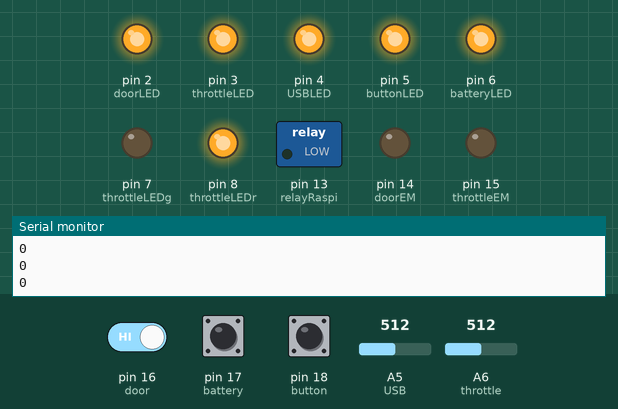
Bench run of a sketch on a simulated Arduino Nano, built with avr-gcc and run on an emulated ATmega328P. Parts: switched loads named in the sketch (green lamp = pin HIGH), output pins drawn as LEDs (lit = HIGH), the last lines printed to the serial monitor. The test bench sets the inputs (shaded band); at power-on: A5 (USB) = 512, A6 (throttle) = 512, pin 16 (door) HIGH, pin 17 (battery) HIGH, pin 18 (button) HIGH.

Above: at 1.3 s.
1.4 s: A5 (USB) set to 110
2.9 s: A5 (USB) set to 94
At 4.0 s:
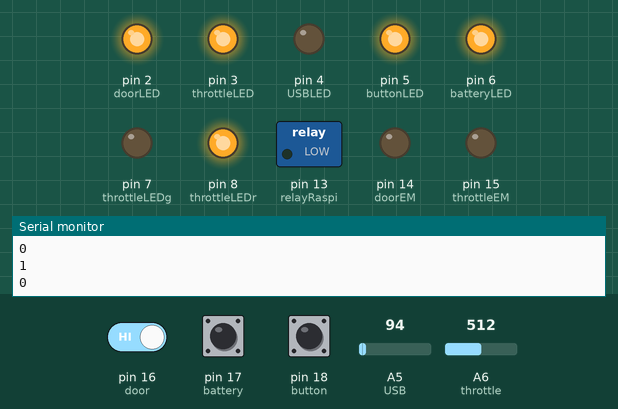
4.5 s: A6 (throttle) set to 986
6.0 s: A6 (throttle) set to 1018
At 6.4 s:
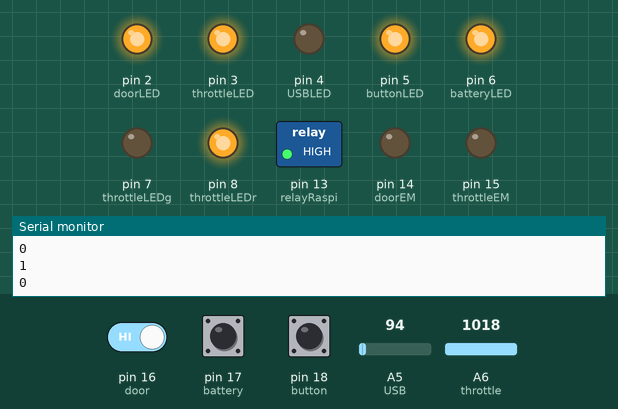
At 21.4 s:
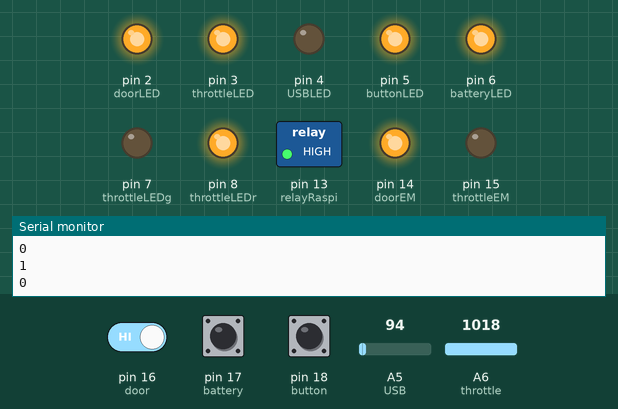
Timing chart, 0 to 22.5 s (numbered marks = the images above; inputs shaded):
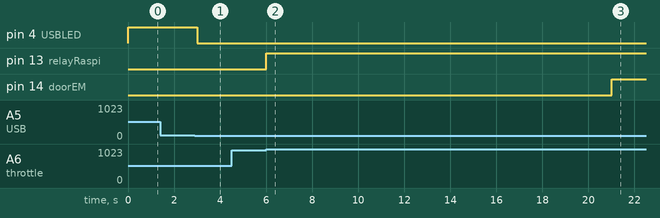

Measured:
- the behaviour switches between 100 and 99 on A5 (USB) (found by bisection; images 0 and 1)
- the behaviour switches between 999 and 1000 on A6 (throttle) (found by bisection; images 1 and 2)
- after the input at 2.9 s, pin 4 (USBLED): HIGH → LOW after 0.10 s
- after the input at 6.0 s, pin 13 (relayRaspi): LOW → HIGH at once; pin 14 (doorEM): LOW → HIGH after 15.0 s

The sketch:

breakout-space-ship-central.ino
```cpp
int progress = 0;
/////PINS/////
int doorLED = 2;
int throttleLED = 3;
int USBLED = 4;
int buttonLED = 5;
int batteryLED = 6;
int throttleLEDg = 7;
int throttleLEDr = 8;
int relayRaspi = 13;
int doorEM = 14;
int throttleEM = 15;
int door = 16;
int battery = 17;
int button = 18;
int USB = A5;
int throttle = A6;

/////STATES/////
int stateDoor;
int stateThrottle;
int stateButton;
int stateUSB;
int stateBattery;


void setup() {

  Serial.begin(9600);

  pinMode(doorLED, OUTPUT);
  pinMode(throttleLED, OUTPUT);
  pinMode(USBLED, OUTPUT);
  pinMode(buttonLED, OUTPUT);
  pinMode(batteryLED, OUTPUT);
  pinMode(throttleLEDg, OUTPUT);
  pinMode(throttleLEDr, OUTPUT);
  pinMode(relayRaspi, OUTPUT);
  pinMode(doorEM, OUTPUT);
  pinMode(throttleEM, OUTPUT);
  pinMode(door, INPUT_PULLUP);
  pinMode(battery, INPUT_PULLUP);
  pinMode(USB, INPUT_PULLUP);
  pinMode(button, INPUT_PULLUP);
  pinMode(throttle, INPUT);

  digitalWrite(doorLED, HIGH);
  digitalWrite(throttleLED, HIGH);
  digitalWrite(USBLED, HIGH);
  digitalWrite(buttonLED, HIGH);
  digitalWrite(batteryLED, HIGH);
  digitalWrite(throttleLEDg, LOW);
  digitalWrite(throttleLEDr, HIGH);
  digitalWrite(relayRaspi, HIGH);
  digitalWrite(doorEM, LOW);
  digitalWrite(throttleEM, LOW);

}

void loop() {
  // put your main code here, to run repeatedly:

  Serial.println(progress);

  progress = 0;
  Serial.println(progress);
  stateThrottle = analogRead(throttle);
  stateDoor = digitalRead(door);
  stateUSB = analogRead(USB);
  stateButton = digitalRead(button);
  stateBattery = digitalRead(battery);

  //////////Door
  if (stateDoor == LOW) {
    digitalWrite(doorLED, LOW);
    progress += 1;
  }
  else {
    digitalWrite(doorLED, HIGH);
  }

  //////////USB
  if (stateUSB < 100) {
    digitalWrite(USBLED, LOW);
    progress += 1;
  }
  else {
    digitalWrite(USBLED, HIGH);
  }

  //////////Buttons
  if (stateButton == LOW) {
    digitalWrite(buttonLED, LOW);
    progress += 1;
  }
  else {
    digitalWrite(buttonLED, HIGH);
  }

  //////////Batteries

  if (stateBattery == LOW) {
    digitalWrite(batteryLED, LOW);
    progress += 1;
  }
  else {
    digitalWrite(batteryLED, HIGH);
  }
  ///////////Throttle

  if (progress == 4) {
    digitalWrite(throttleEM, HIGH);
    digitalWrite(throttleLEDg, HIGH);
    digitalWrite(throttleLEDr, LOW);
  }
  else {
    digitalWrite(throttleEM, LOW);
    digitalWrite(throttleLEDg, LOW);
    digitalWrite(throttleLEDr, HIGH);
  }

  if (stateThrottle > 999) {
    digitalWrite(relayRaspi, HIGH);
    delay(15000);
    digitalWrite(doorEM, HIGH);
  }
  else {
    digitalWrite(relayRaspi, LOW);
    digitalWrite(doorEM, LOW);
  }
  delay(500);
}
```
